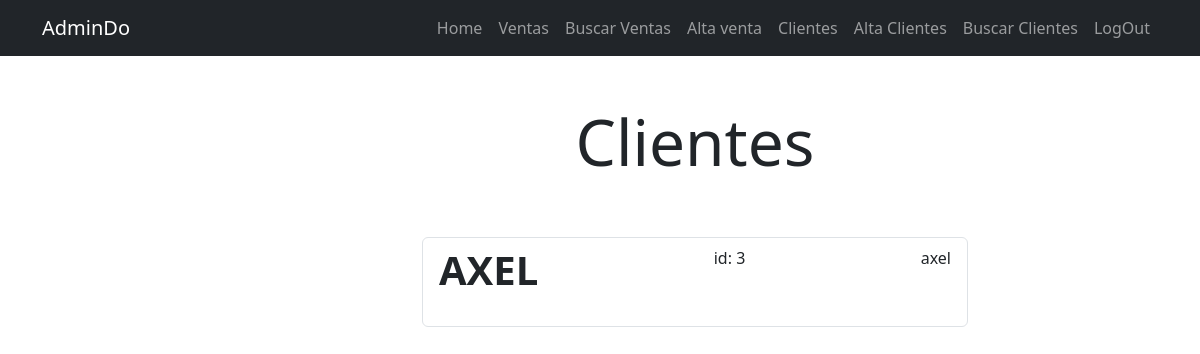
Page /clientes/ (signed in) on the earlier database version.
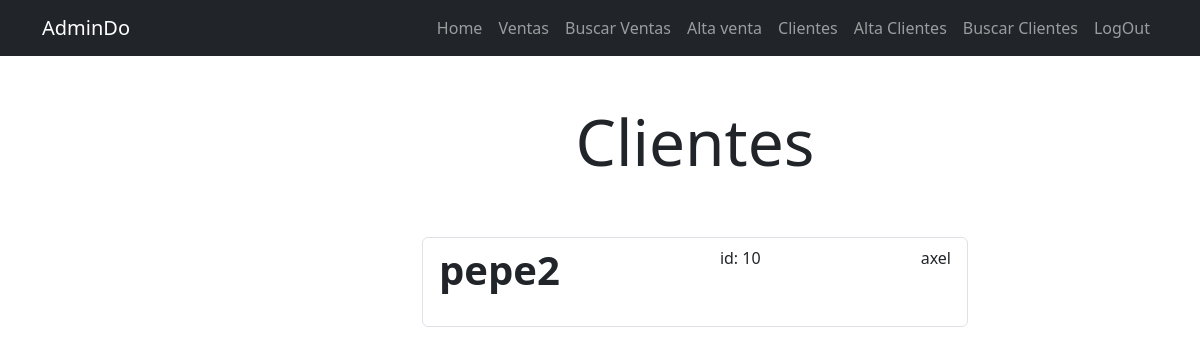
Same page on the later database version.
### tasks/models.py (models this page shows, shortened)
class Cliente(models.Model):
    nombre = models.CharField(max_length=100)
    apellido = models.CharField(max_length=100)
    calle = models.CharField(max_length=100)
    colonia = models.CharField(max_length=100)
    celular = models.CharField(max_length=100)
    created = models.DateTimeField(auto_now_add=True)
    datecompleted = models.DateTimeField(null=True, blank=True)
    user = models.ForeignKey(User, on_delete=models.CASCADE)
    importante = models.BooleanField(default=False)

### tasks/views.py (the view)
# urls.py: path("clientes/", views.clientes, name="clientes"),
@login_required
def clientes(request):
    clientes = Cliente.objects.filter(user=request.user, datecompleted__isnull=True)
    return render(request, "clientes.html", {"clientes": clientes})

### tasks/templates/clientes.html (shortened to what this page needs)
{% extends 'base.html' %}
{% block content %}
<main class="container">
    <div class="row">
        <div class="col-md-6 offset-md-4">
            <h1 class="text-center display-3 py-5">Clientes</h1>
    <ul class="list-group">
        {% for cliente in clientes %}
            <a class="list-group-item" href="{% url 'cliente_detail' cliente.id %}">
             <header class="d-flex justify-content-between">
                {% if task.important %}
                <h1 class="fw-bold text-success">{{ cliente.nombre }}</h1>
                {% else %}
                <h1 class="fw-bold">{{ cliente.nombre }}</h1>
                {% endif %}
                <p>id: {{ cliente.id }}</p>
                <p>{{ cliente.user.username }}</p>
             </header>
            </a>
        {% endfor %}
        </ul>
     </div>
    </div>
</main>
{% endblock %}

Differences in the rows shown:
no longer on this page (row edited): Cliente: nombre "AXEL", id "3", user.username "axel"
added Cliente: nombre "pepe2", id "10", user.username "axel"
